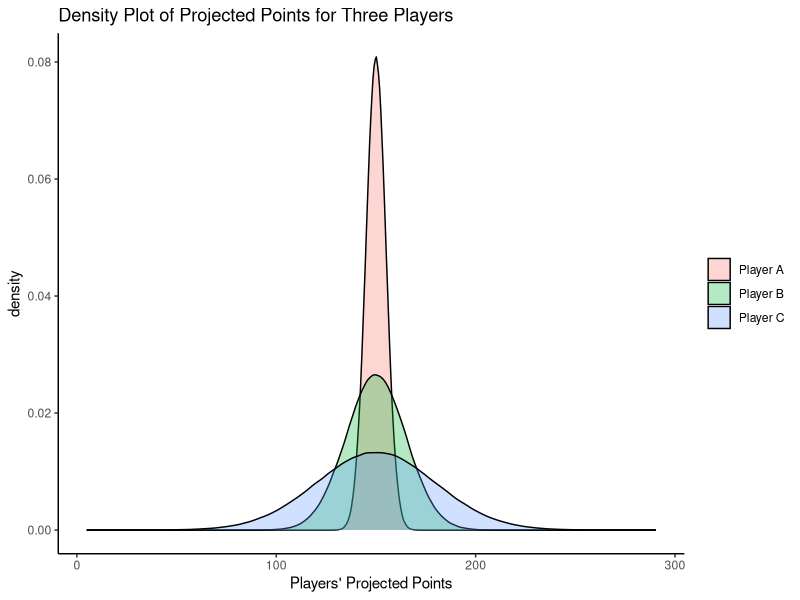

Here is the R script that generated this plot:
## ---- chunk 1
library("tidyverse")
## ---- chunk 2
#| code-fold: true

set.seed(1)

playerScoresByWeek <- data.frame(
  player1_scores = rnorm(17, mean = 20, sd = 7),
  player2_scores = rnorm(17, mean = 20, sd = 4),
  player3_scores = rnorm(17, mean = 10, sd = 4),
  player4_scores = rnorm(17, mean = 10, sd = 1)
)

consistencyData <- data.frame(t(playerScoresByWeek))

weekNames <- paste("week", 1:17, sep = "")

names(consistencyData) <- weekNames
row.names(consistencyData) <- NULL

consistencyData$mean <- rowMeans(consistencyData[,weekNames])
consistencyData$sd <- apply(consistencyData, 1, sd)
consistencyData$cv <- consistencyData$sd / consistencyData$mean

consistencyData$player <- c(1, 2, 3, 4)

consistencyData <- consistencyData %>% 
  select(player, mean, sd, cv, week1:week17)

round(consistencyData, 2)
## ---- chunk 3
#| code-fold: true

exampleData <- data.frame(
  player = c(rep("A", 3), rep("B", 3)),
  expert = c(1:3, 1:3),
  projectedPoints = c(300, 310, 290, 400, 300, 200)
)

playerA_mean <- mean(exampleData$projectedPoints[which(exampleData$player == "A")])
playerB_mean <- mean(exampleData$projectedPoints[which(exampleData$player == "B")])

playerA_sd <- sd(exampleData$projectedPoints[which(exampleData$player == "A")])
playerB_sd <- sd(exampleData$projectedPoints[which(exampleData$player == "B")])

playerA_cv <- playerA_mean / playerA_sd
playerB_cv <- playerB_mean / playerB_sd
## ---- chunk 4
playerA_mean
playerB_mean
## ---- chunk 5
playerA_sd
playerB_sd

playerA_cv
playerB_cv
## ---- chunk 6
#| label: fig-playerUncertainty
#| fig-cap: "Density Plot of Projected Points for Three Players"
#| code-fold: true

playerA <- rnorm(1000000, mean = 150, sd = 5)
playerB <- rnorm(1000000, mean = 150, sd = 15)
playerC <- rnorm(1000000, mean = 150, sd = 30)

mydata <- data.frame(playerA, playerB, playerC)

mydata_long <- mydata %>% 
  pivot_longer(
    cols = everything(),
    names_to = "player",
    values_to = "points"
  ) %>% 
  mutate(
    name = case_match(
      player,
      "playerA" ~ "Player A",
      "playerB" ~ "Player B",
      "playerC" ~ "Player C",
    )
  )

ggplot2::ggplot(
  data = mydata_long,
  ggplot2::aes(
    x = points,
    fill = name
  )
) +
  ggplot2::geom_density(alpha = .3) + 
  ggplot2::labs(
    x = "Players' Projected Points",
    title = "Density Plot of Projected Points for Three Players"
  ) +
  ggplot2::theme_classic() +
  ggplot2::theme(legend.title = element_blank())
## ---- chunk 7
sessionInfo()
